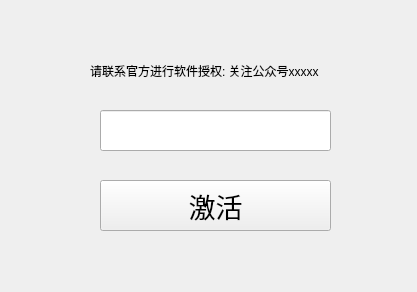
<?xml version="1.0" encoding="UTF-8"?>
<ui version="4.0">
 <class>Form</class>
 <widget class="QWidget" name="Form">
  <property name="geometry">
   <rect>
    <x>0</x>
    <y>0</y>
    <width>417</width>
    <height>292</height>
   </rect>
  </property>
  <property name="windowTitle">
   <string>软件激活对话框</string>
  </property>
  <widget class="QLabel" name="label">
   <property name="geometry">
    <rect>
     <x>90</x>
     <y>50</y>
     <width>251</width>
     <height>41</height>
    </rect>
   </property>
   <property name="text">
    <string>请联系官方进行软件授权: 关注公众号xxxxx</string>
   </property>
  </widget>
  <widget class="QPushButton" name="jihuo_btn">
   <property name="geometry">
    <rect>
     <x>100</x>
     <y>180</y>
     <width>231</width>
     <height>51</height>
    </rect>
   </property>
   <property name="font">
    <font>
     <pointsize>20</pointsize>
    </font>
   </property>
   <property name="text">
    <string>激活</string>
   </property>
  </widget>
  <widget class="QLineEdit" name="lineEdit">
   <property name="geometry">
    <rect>
     <x>100</x>
     <y>110</y>
     <width>231</width>
     <height>41</height>
    </rect>
   </property>
  </widget>
 </widget>
 <resources/>
 <connections/>
</ui>
